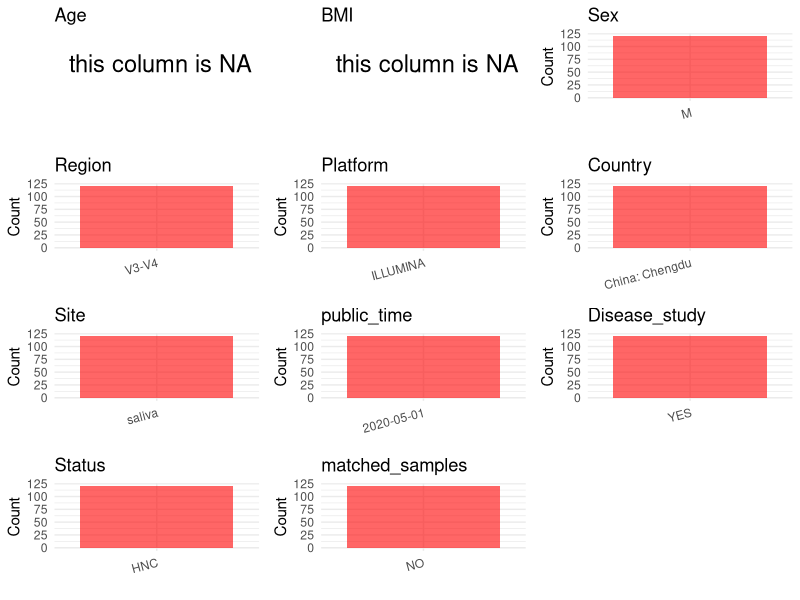

Reproduce this figure in R. (Note: this script raises an error after producing the figure.)
## ---- chunk 1
library(dplyr)
library(ggplot2)
library(cowplot)
setwd("D:/PRJNA666972")
initial_meta<-read.csv("SraRunTable.csv",header = T)
head(initial_meta)
## ---- chunk 2
metadata <- data.frame(
  BioProject = initial_meta$BioProject,
  Run = initial_meta$Run,
  sample_name = initial_meta$Library.Name,
  Platform = initial_meta$Platform,
  Country = initial_meta$geo_loc_name,
 
  public_time = initial_meta$Collection_Date,
  stringsAsFactors = FALSE
)
## ---- chunk 3
metadata$Age <-NA
  metadata$BMI <-NA
  metadata$Sex <-"M"
  metadata$PCR_primers <-"341F-806R"
  metadata$Region <- "V3-V4"
  metadata$Site <- "saliva"
  metadata$title <- "Study on the Salivary Microbial Alteration of Men With Head and Neck Cancer and Its Relationship With Symptoms in Southwest China"
  metadata$Disease_study <- "YES"
  metadata$Status <- "HNC"
  metadata$matched_samples <- "NO"
  
  
#extract subject id by remove prefix of sample_name
metadata$sample_name <- gsub("L", "", metadata$sample_name)

# Check initial data distribution
cat("Initial sample distribution:\n")
table(metadata$sample_name)
table(metadata$Site)

# Calculate sampling frequency per subject
sample_counts <- table(metadata$sample_name)
cat("\nNumber of samples per subject:\n")
print(sample_counts)
## ---- chunk 4
# Check the number of unique runs and sample names
print(paste("Number of unique runs:", length(unique(metadata$Run))))
print(paste("Number of unique sample names:", length(unique(metadata$sample_name))))
## ---- chunk 5
# Select columns for visualization
plot_data <- metadata %>%
  select(-BioProject, -Run, -sample_name, -title)

# Function to create simple plots for each column
create_simple_plots <- function(data) {
  plots <- list()
  
  for (col in colnames(data)) {
    # Check if the column is all NA
    if (all(is.na(data[[col]]))) {
      # Create an empty plot with text indicating all NA
      p <- ggplot() +
        annotate("text", x = 0.5, y = 0.5, label = "this column is NA", size = 6) +
        labs(title = col) +
        theme_void()
    } else if (is.numeric(data[[col]])) {
      # Numeric variable: histogram
      p <- ggplot(data, aes(x = .data[[col]])) +
        geom_histogram(fill = "blue", alpha = 0.6, bins = 20, na.rm = TRUE) +
        labs(title = col) +
        theme_minimal()
    } else {
      # Categorical variable: bar plot (remove NA values)
      count_data <- as.data.frame(table(data[[col]], useNA = "ifany"))
      p <- ggplot(count_data, aes(x = reorder(Var1, -Freq), y = Freq)) +
        geom_col(fill = "red", alpha = 0.6) +
        labs(title = col, x = NULL, y = "Count") +
        theme_minimal() +
        theme(axis.text.x = element_text(angle = 15, hjust = 1))
    }
    plots[[col]] <- p
  }
  
  return(plots)
}

# Generate and arrange plots
plots <- create_simple_plots(plot_data)
p<-plot_grid(plots$Age, 
          plots$BMI, 
          plots$Sex, 
          plots$Region, 
          plots$Platform, 
          plots$Country, 
          plots$Site,
          plots$public_time, 
          plots$Disease_study,
          plots$Status,
          plots$matched_samples,# add 
          ncol = 3, align = "hv", axis = "lb")
ggsave("Metadata_Summary.png", plot = p, width = 8, height = 6, dpi = 150)
## ---- chunk 6
knitr::include_graphics("Metadata_Summary.png")
## ---- chunk 7
# Reorder columns to match the desired format
metadata <- metadata[, c(
  "BioProject", "Run", "sample_name", "Age", "BMI", "Sex", 
  "Region", "Platform", "Country", "Site", "public_time", 
  "PCR_primers", "title", "Disease_study", "Status","matched_samples"
)]

# Export the uniform metadata to a CSV file
write.csv(metadata, file = "metadata.csv", quote = FALSE)
head(metadata)
